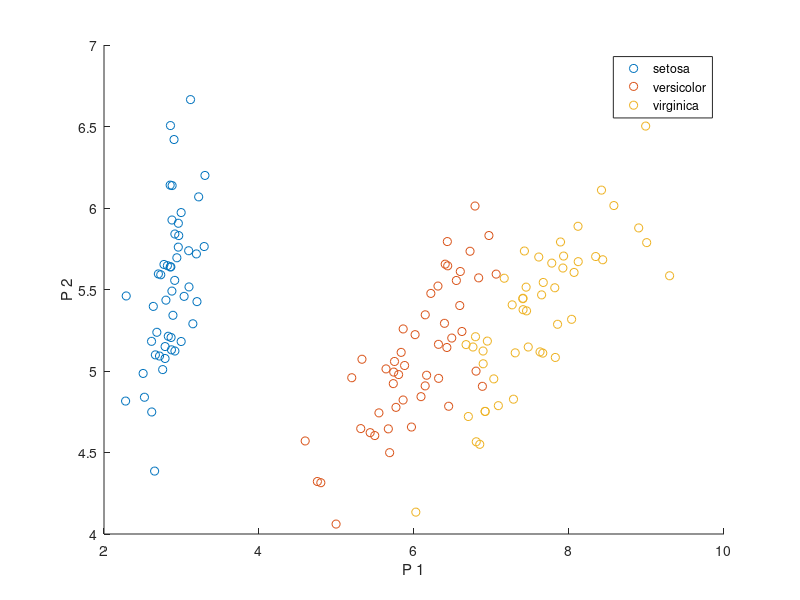

Write MATLAB code to recreate this figure.
load fisheriris;
X = meas;
[coeff,score,latent,tsquare]=pca(X);
Y = X*coeff(:,1:2);
gscatter(Y(:,1),Y(:,2),species);
xlabel('P 1');
ylabel('P 2');